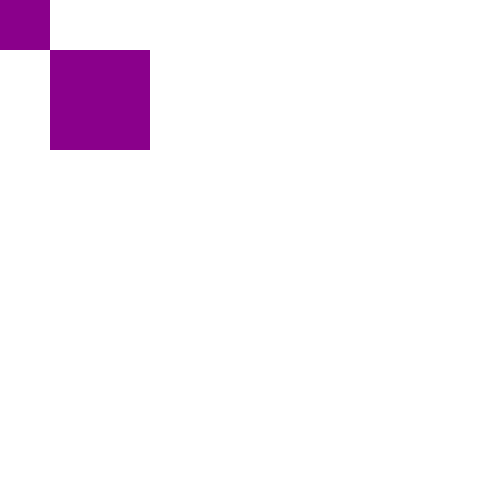
Frame 1 (no input)
Frame 60 (no input): identical to frame 1, image omitted
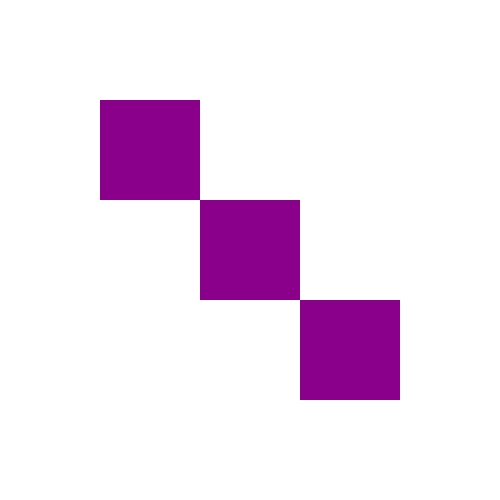
Frame 120 (the mouse pressed at the canvas centre since frame 60)

The p5.js sketch that drew these frames (run headless with seeded random() and noise() and a simulated clock; from frame 60 on, the mouse is pressed at the canvas centre):

// p5.js sketch
// ── sketch.js
function setup () {
  createCanvas(500, 500);
}

function draw() {
  background(255);
  rectMode(CENTER);
  noStroke();
  fill(138, 0, 139);
  square(mouseX, mouseY, 100);
  square(mouseX + 100, mouseY + 100, 100);
  square(mouseX - 100, mouseY - 100, 100);
}
